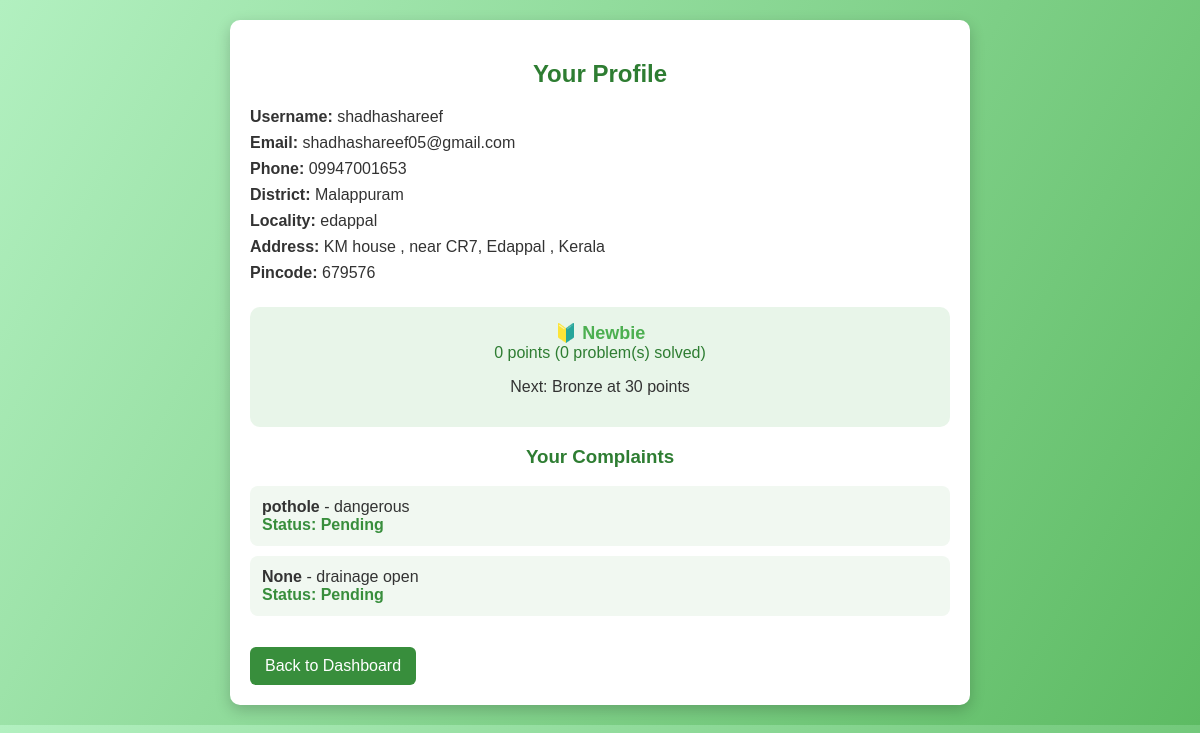
Screenshot of /profile (signed in) with the database file from the repository.
### tables this page shows
CREATE TABLE users (
    user_id INTEGER PRIMARY KEY AUTOINCREMENT,
    username TEXT NOT NULL,
    password TEXT NOT NULL,
    phone TEXT,
    email TEXT UNIQUE NOT NULL,
    district TEXT,
    locality TEXT,
    address TEXT,
    pincode TEXT
);

CREATE TABLE complaints (
    complaint_id INTEGER PRIMARY KEY AUTOINCREMENT,
    user_id INTEGER,
    title TEXT,
    description TEXT,
    location TEXT,
    status TEXT DEFAULT 'Pending',
    upvotes INTEGER DEFAULT 0,
    downvotes INTEGER DEFAULT 0, latitude REAL, longitude REAL, category TEXT,
    FOREIGN KEY (user_id) REFERENCES users(user_id)
);

### app.py (the view)
@app.route('/profile')
def profile():
    if 'user_id' not in session:
        return redirect(url_for('login'))
    user_id = session['user_id']
    cursor.execute("SELECT username, email, phone, district, locality, address, pincode FROM users WHERE user_id=?",
                   (user_id,))
    user = cursor.fetchone()
    cursor.execute("SELECT title, description, status FROM complaints WHERE user_id=?", (user_id,))
    user_complaints = cursor.fetchall()
    return render_template('profile.html', user=user, user_complaints=user_complaints)

### templates/profile.html (shortened to what this page needs)
<!DOCTYPE html>
<html lang="en">
<head>
</head>
<body>
    <div class="container">
        <h2>Your Profile</h2>
        <div class="profile-details">
            <p><strong>Username:</strong> {{ user[0] }}</p>
            <p><strong>Email:</strong> {{ user[1] }}</p>
            <p><strong>Phone:</strong> {{ user[2] }}</p>
            <p><strong>District:</strong> {{ user[3] }}</p>
            <p><strong>Locality:</strong> {{ user[4] }}</p>
            <p><strong>Address:</strong> {{ user[5] }}</p>
            <p><strong>Pincode:</strong> {{ user[6] }}</p>
        </div>
        <div class="badge-section">
            {% set solved_count = user_complaints | selectattr('2', 'equalto', 'Solved') | list | length %}
            {% set points = solved_count * 10 %}
            {% if points >= 150 %}
                {% set badge = "🌟 Platinum Badge" %}
                {% set next = "You’ve unlocked all badges!" %}
            {% elif points >= 100 %}
                {% set badge = "🏆 Gold Badge" %}
                {% set next = "Next: Platinum at 150 points" %}
            {% elif points >= 50 %}
                {% set badge = "🥈 Silver Badge" %}
                {% set next = "Next: Gold at 100 points" %}
            {% elif points >= 30 %}
                {% set badge = "🥉 Bronze Badge" %}
                {% set next = "Next: Silver at 50 points" %}
            {% else %}
                {% set badge = "🔰 Newbie" %}
                {% set next = "Next: Bronze at 30 points" %}
            {% endif %}
            <div class="badge-name">{{ badge }}</div>
            <div class="points">{{ points }} points ({{ solved_count }} problem(s) solved)</div>
            <p>{{ next }}</p>
        </div>
        <h3>Your Complaints</h3>
        <ul>
            {% for complaint in user_complaints %}
                <li>
                    <strong>{{ complaint[0] }}</strong> - {{ complaint[1] }}
                    <br>
                    <span class="status">Status: {{ complaint[2] }}</span>
                </li>
            {% else %}
                <li>No complaints submitted yet.</li>
            {% endfor %}
        </ul>
        <a href="{{ url_for('dashboard') }}" class="btn">Back to Dashboard</a>
    </div>
</body>
</html>

### templates/profile.html (style rules this page uses)
body { font-family: Arial, sans-serif; background: linear-gradient(120deg, #b2f0c0, #5dbb63); margin: 0; padding: 20px; color: #333; }
.container { background: #fff; padding: 20px; border-radius: 10px; max-width: 700px; margin: auto; box-shadow: 0 5px 15px rgba(0,0,0,0.2); }
h2, h3 { text-align: center; color: #2e7d32; }
.profile-details p { font-size: 16px; margin: 8px 0; }
ul { list-style-type: none; padding: 0; }
li { background: #f1f8f1; padding: 12px; border-radius: 8px; margin-bottom: 10px; }
.status { font-weight: bold; color: #388e3c; }
.badge-section { text-align: center; margin-top: 25px; padding: 15px; background: #e8f5e9; border-radius: 10px; }
.badge-name { font-size: 18px; font-weight: bold; color: #4caf50; }
.points { font-size: 16px; color: #2e7d32; }
.btn { display: inline-block; padding: 10px 15px; background: #388e3c; color: #fff; text-decoration: none; border-radius: 6px; margin-top: 15px; transition: background 0.3s; }

### rows the page displays
users: username "shadhashareef", email "shadhashareef05@gmail.com", phone "09947001653", district "Malappuram", locality "edappal", address "KM house , near CR7, Edappal , Kerala", pincode "679576"
complaints: title "pothole", description "dangerous", status "Pending"
complaints: complaint "None", description "drainage open", status "Pending"

### other values shown
{{ badge }} "🔰 Newbie"
{{ points }} "0"
{{ solved_count }} "0"
{{ next }} "Next: Bronze at 30 points"
